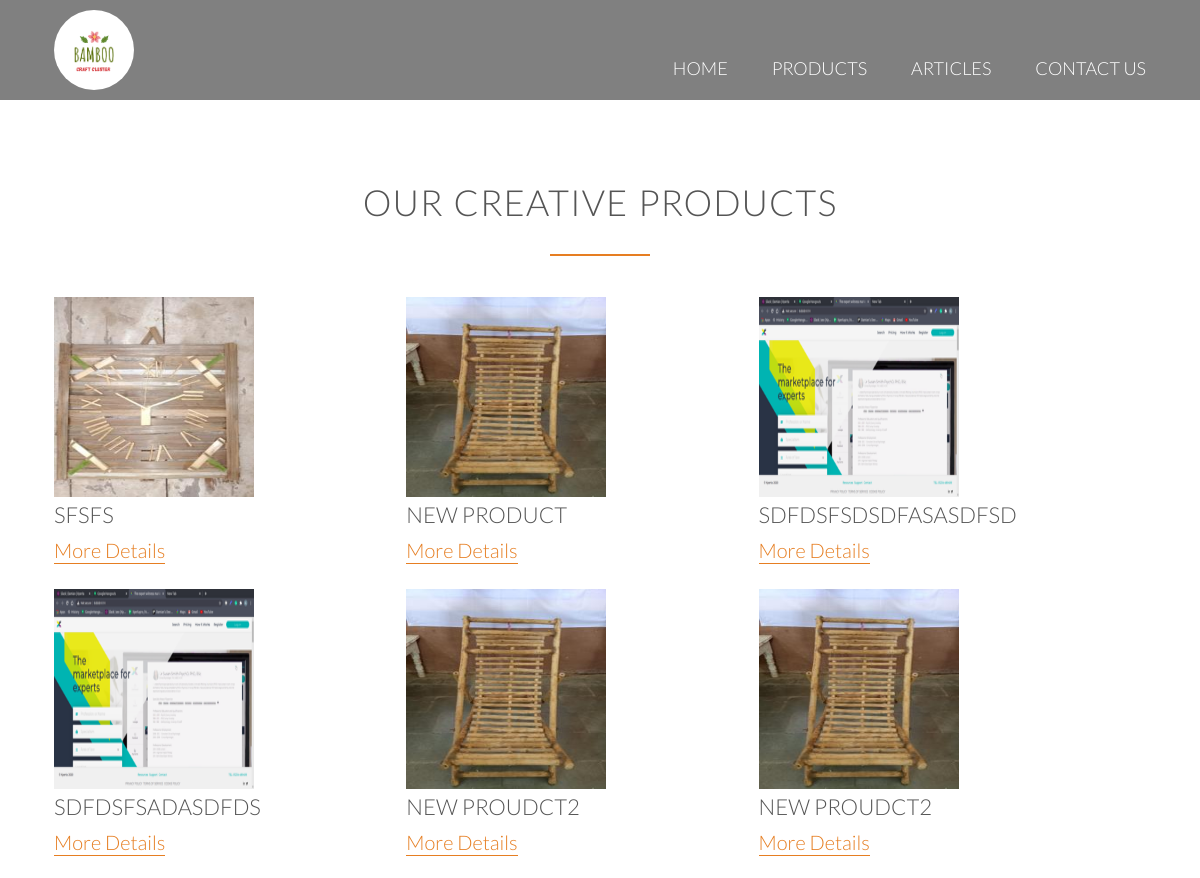
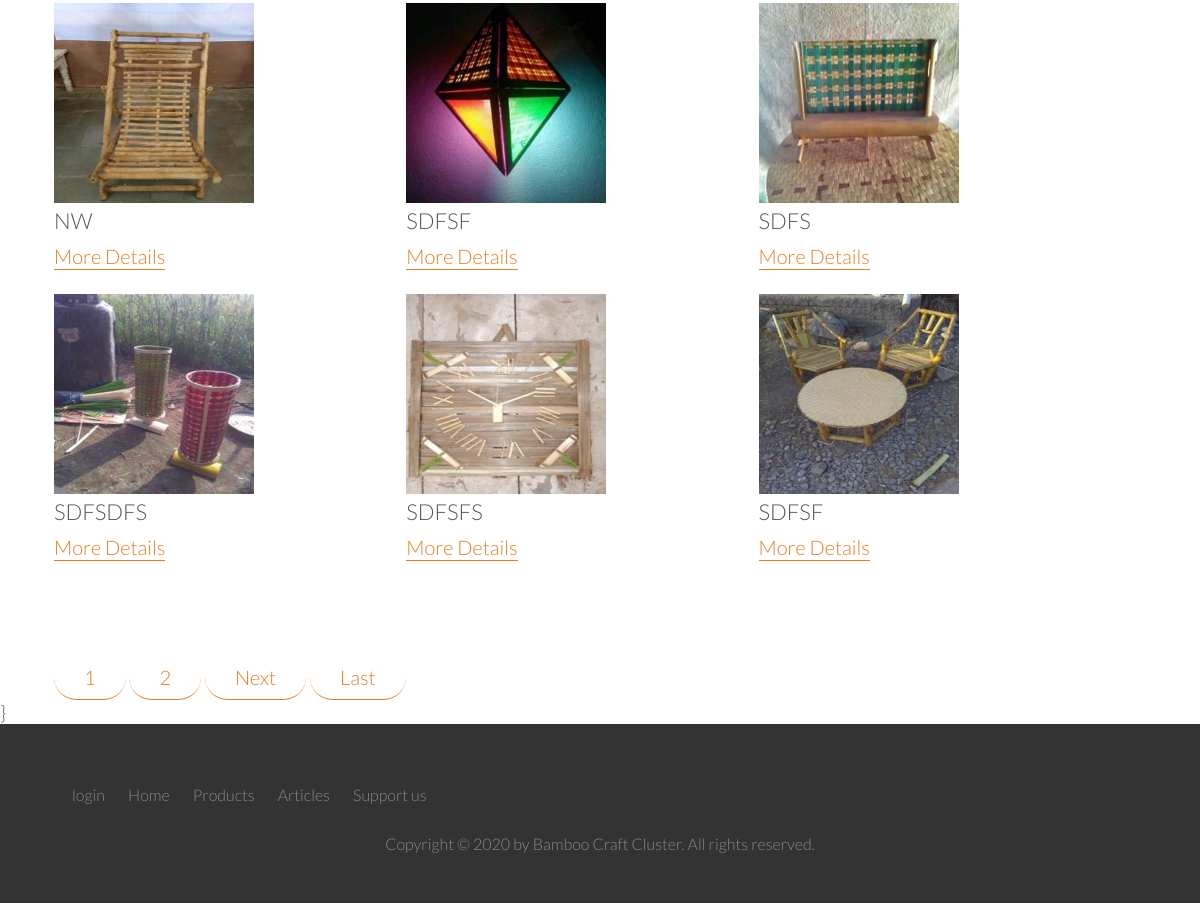
/cluster/products/, run on the app's committed database (2 pictures, top to bottom).
### cluster/models.py (models this page shows, shortened)
class Product(models.Model):
    p_title       = models.CharField(max_length=50, null=False)
    p_description = models.TextField(null=False)
    p_product_img = models.ImageField(upload_to="product_images", null=False)

### cluster/views.py (the view)
# urls.py: path('products/', views.Products.as_view(
class Products(ListView):
	template_name = 'cluster/products.html'
	model = Product
	context_object_name = 'products'
	paginate_by = 12

### cluster/templates/cluster/products.html (shortened to what this page needs)
{% extends 'cluster/base.html' %}
{% load static %}
{% block body_block %}
<div class="nav-bg">{% include 'cluster/header2.html' %}</div>
 <section class="section-cities" id="cities">
            <div class="row">
                <h2>Our creative products</h2>
            </div>
            <div class="row">
                {% for product in products %}
                <div>
                <div class="col span-1-of-3">
                    <img src="{{ product.p_product_img.url }}" alt="{{product.p_title}}" height="200" width="200">
                    <div  class="product_title_index">
                        <h3>{{product.p_title}}</h3>
                    </div>
                    <div class="city-feature">
                        <a href="{% url 'product' product.id %}">More Details</a>
                    </div>
                </div>
                </div>
                {% endfor %}
            </div>
        </section>
<div class="row">
    <div class="paginator">
        {% if is_paginated %}
        {% for num in page_obj.paginator.page_range %}
            {% if page_obj.number == num %}
            <a class="btn btn-info mb-4" href="?page={{ num }}">{{ num }}</a>
            {% elif num > page_obj.number|add:'-3' and num < page_obj.number|add:'3' %}
                <a class="btn btn-outline-info mb-4" href="?page={{ num }}">{{ num }}</a>
            {% endif %}
        {% endfor %}
	        {% if page_obj.has_next %}
		        <a class="btn btn-outline-info mb-4" href="?page={{ page_obj.next_page_number }}">Next</a>
		        <a class="btn btn-outline-info mb-4" href="?page={{ page_obj.paginator.num_pages }}">Last</a>
	        {% endif %}
        {% endif %}
    </div>
</div>
}
{% endblock %}

### cluster/static/cluster/resources/css/style.css (style rules this page uses)
* { margin: 0; padding: 0; box-sizing: border-box; }
html, body { background-color: #fff; color: #555; font-family: 'Lato', 'Arial', sans-serif; font-weight: 300; font-size: 20px; text-rendering: optimizeLegibility; overflow-x: hidden; }
.row { max-width: 1140px; margin: 0 auto; }
section { padding: 80px 0; }
h1, h2, h3, h4 { font-weight: 300; text-transform: uppercase; }
h2 { font-size: 180%; word-spacing: 2px; text-align: center; margin-bottom: 30px; letter-spacing: 1px; }
h3 { font-size: 110%; margin-bottom: 10px; text-align: center; }
h2:after { display: block; height: 2px; background-color: #e67e22; content: " "; width: 100px; margin: 0 auto; margin-top: 30px; }
a:link, a:visited { color: #e67e22; text-decoration: none; padding-bottom: 1px; border-bottom: 1px solid #e67e22; -webkit-transition: border-bottom 0.2s, color 0.2s; transition: border-bottom 0.2s, color 0.2s; }
.btn:link, .btn:visited, input[type=submit] { display: inline-block; padding: 10px 30px; font-weight: 300; text-decoration: none; border-radius: 200px; -webkit-transition: background-color 0.2s, border 0.2s, color 0.2s; transition: background-color 0.2s, border 0.2s, color 0.2s; }
.city-feature { margin-bottom: 5px; }
.nav-bg { background-color: grey; }
.product_title_index h3 { text-align: left; }
.paginator { horizontal-align: middle; margin: 10px: }

### cluster/static/cluster/resources/css/queries.css (style rules this page uses)
@media only screen and (max-width: 1200px) { .row { padding: 0 2%; } }

### data on the page
Product: p_product_img (picture), p_title "SFSFS"
Product: p_product_img (picture), p_title "NEW PRODUCT"
Product: p_product_img (picture), p_title "SDFDSFSDSDFASASDFSD"
Product: p_product_img (picture), p_title "SDFDSFSADASDFDS"
Product: p_product_img (picture), p_title "NEW PROUDCT2"
Product: p_product_img (picture), p_title "NEW PROUDCT2"
Product: p_product_img (picture), p_title "NW"
Product: p_product_img (picture), p_title "SDFSF"
Product: p_product_img (picture), p_title "SDFS"
Product: p_product_img (picture), p_title "SDFSDFS"
Product: p_product_img (picture), p_title "SDFSFS"
Product: p_product_img (picture), p_title "SDFSF"

### other printed values
{{ num }} "1"
{{ num }} "2"
